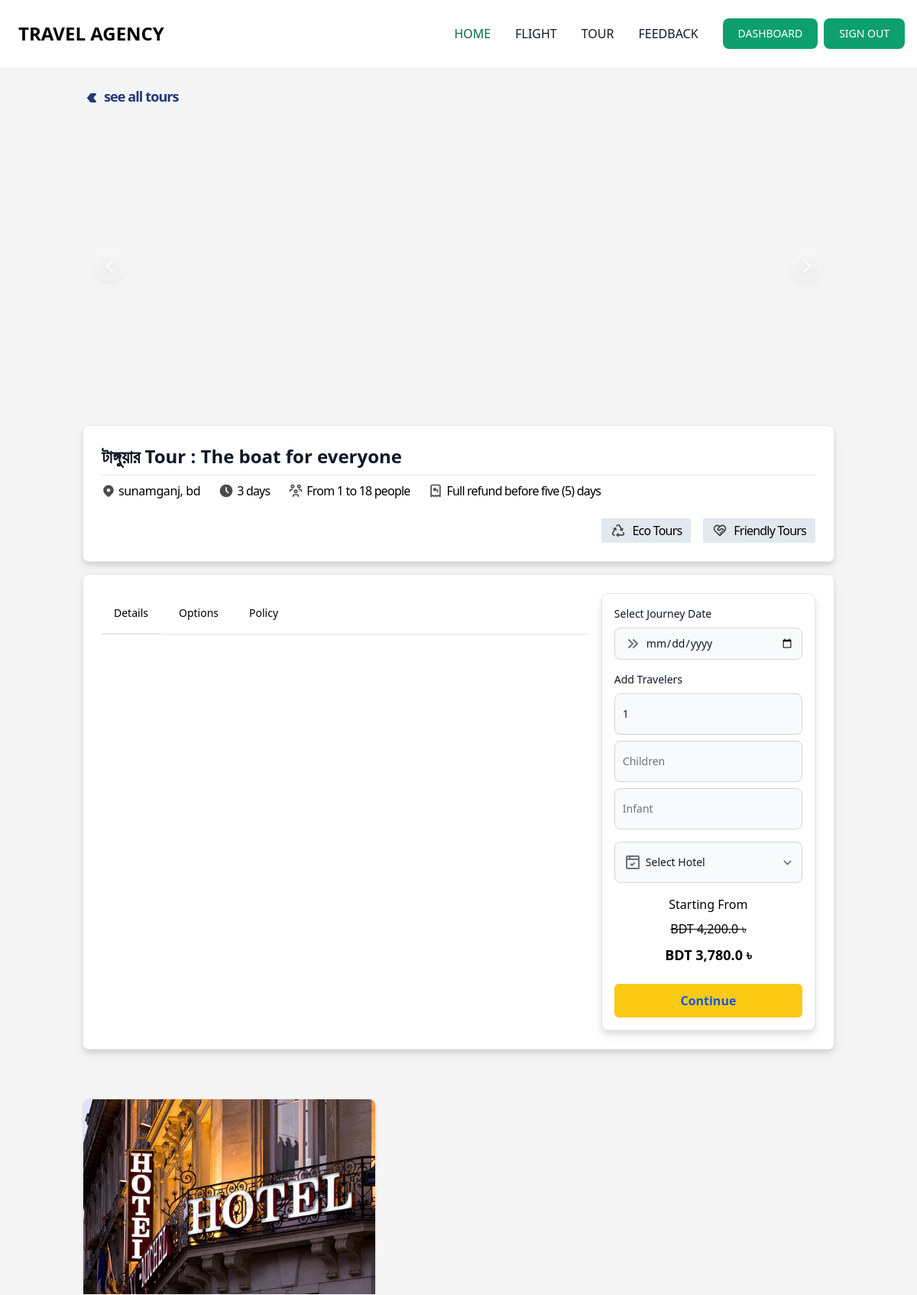
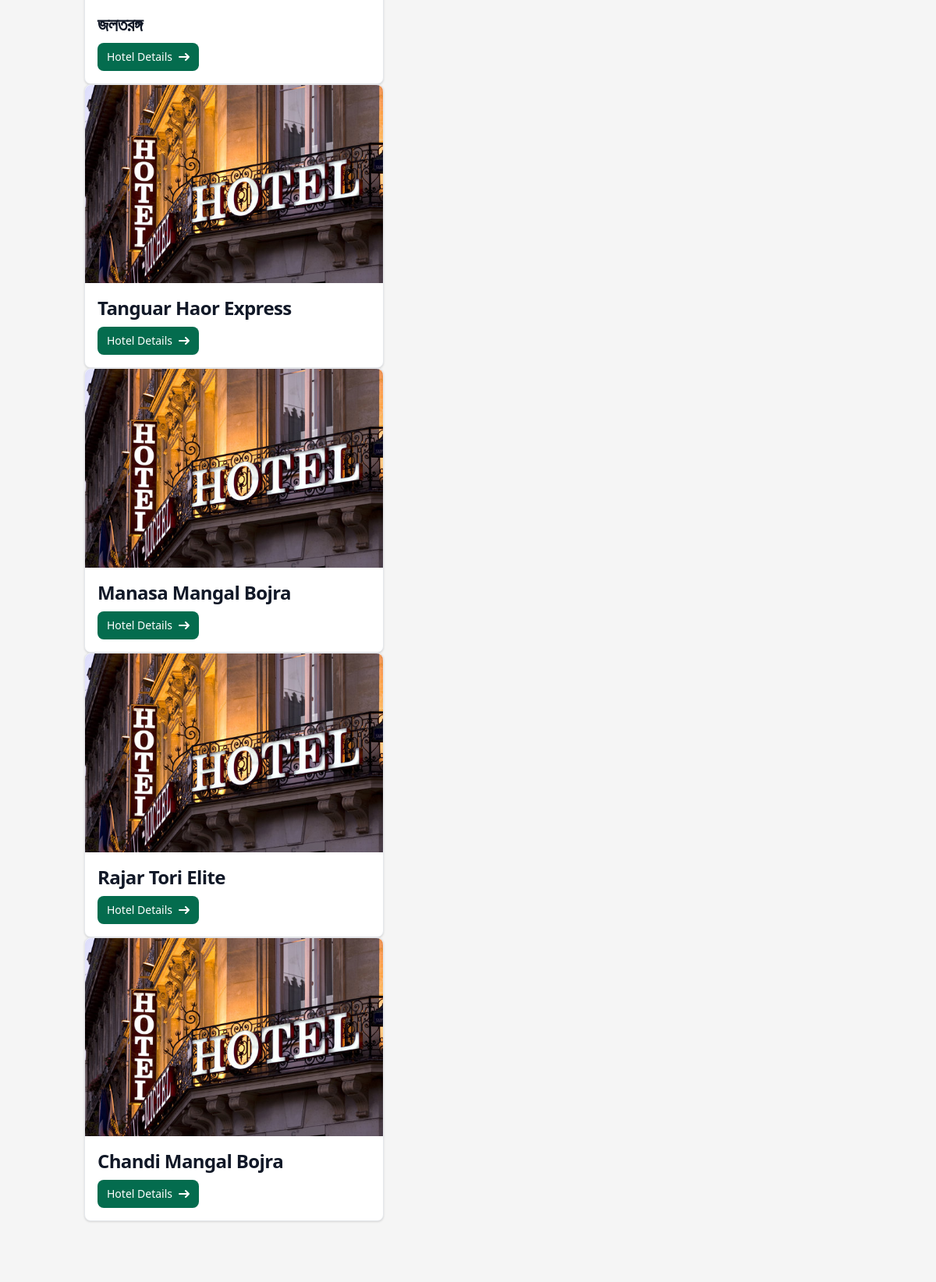
Screenshot of /tour/tour-details/2 (signed in, upper part) with the database file from the repository (2 pictures, top to bottom).
### app_tour/models.py (models this page shows, shortened)
class TourPackageModel(models.Model):
    package_title = models.CharField(max_length=525, null=True)
    package_cover_image = models.ImageField(upload_to="tour_package_cover_images", null=True, blank=True)
    tour_location = models.ForeignKey(
        TourLocationModel, on_delete=models.CASCADE, null=True, blank=True
    )
    tour_duration = models.IntegerField(null=True, blank=True)
    peoples_limit = models.PositiveIntegerField(default=1, null=True, blank=True)
    details = RichTextUploadingField(null=True)
    options = RichTextUploadingField(null=True)
    policy = RichTextUploadingField(null=True)
    journey_date = models.DateField(default=timezone.now)
    package_price = models.FloatField(null=True, blank=True)
    Children_package_price = models.FloatField(null=True, default= 50, help_text="Enter 50 percent children traveler")
    Infant_package_price = models.FloatField(null=True, default= 90, help_text="Enter 90 percent infant traveler")
    discount = models.ForeignKey("app_flight.Discount", on_delete=models.CASCADE, null=True, blank=True)
    hotel = models.ManyToManyField(HotelModel)
    created_at = models.DateTimeField(auto_now_add=True)
    def get_discount_price(self):
        if self.discount:
            return (self.package_price / 100) * self.discount.amount
        else:
            return 0
    class Meta:
        verbose_name = "Tour Package"
        verbose_name_plural = "Tour Packages"
        ordering = ["-id"]

class TourLocationModel(models.Model):
    country = CountryField()
    district = models.CharField(max_length=122, null=True)
    location_name = models.CharField(
        max_length=225, null=True, verbose_name="location name"
    )
    code = models.CharField(max_length=3, null=True)
    class Meta:
        verbose_name = "Tour Location"
        verbose_name_plural = "Tour Locations"
        ordering = ["-id"]

class HotelModel(models.Model):
    hotel_name = models.CharField(max_length=122, null=True, verbose_name="Name")
    cover_image = models.ImageField(upload_to="tour_package_images", null=True, verbose_name="Cover Image")
    link = models.URLField(null=True, blank=True, default="#", verbose_name="Hotel Link")
    class Meta:
        verbose_name = "Hotel"
        verbose_name_plural = "Hotels"
        ordering = [
            '-id'
        ]

### app_flight/models.py (models this page shows, shortened)
class Discount(models.Model):
    name = models.CharField(max_length=122, null=True)
    code = models.CharField(max_length=122, null=True)
    details = models.CharField(max_length=999, null=True, blank=True)
    amount = models.FloatField(null=True)
    start_date = models.DateTimeField(default=timezone.now)
    end_date = models.DateTimeField(default=timezone.now)
    created_at = models.DateTimeField(auto_now_add=True)
    class Meta:
        verbose_name = "Discount"
        verbose_name_plural = "Discounts"
        ordering = ["-id"]

### app_tour/views.py (the view, shortened to what this page needs)
# urls.py: path("tour-details/<int:pk>", TourDetailsView.as_view(), name="tour_details"),
@method_decorator(signin_decorators, name="dispatch")
class TourDetailsView(FormView):
    template_name = "app_tour/details.html"
    form_class = TourPackageOrderForm
    order_id = None
    def get_context_data(self, **kwargs):
        context = super().get_context_data(**kwargs)
        pk = self.kwargs.get('pk')
        context['tour_package'] = get_object_or_404(TourPackageModel, id=pk)
        context['sliders'] = TourPackageImages.objects.filter(package__id=pk)
        return context

### app_flight/templatetags/mathfilters.py (called while the page is built)
@register.filter
def get_tour_discount_price(subtotal, discount_price):
    return float(subtotal) - float(discount_price)

### templates/app_tour/details.html (shortened to what this page needs)
{% extends 'base.html' %}
{% load humanize %}
{% load static %}
{% load mathfilters %}
{% block main %}
<section class="container mx-auto p-4 md:p-0 mt-6">
    <a href="{% url 'app_tour:tour_list' %}" class="flex items-center gap-1 text-blue-900 dark:text-white">
         <p class="text-lg font-semibold tracking-tighter">see all tours</p>
    </a>
    <div id="controls-carousel" class="relative w-full drop-shadow-lg my-4" data-carousel="static">
        <div class="relative h-56 overflow-hidden rounded-lg md:h-96">
        </div>
        <button type="button" class="absolute top-0 left-0 z-30 flex items-center justify-center h-full px-4 cursor-pointer group focus:outline-none" data-carousel-prev>
            <span class="inline-flex items-center justify-center w-10 h-10 rounded-full bg-white/30 dark:bg-gray-800/30 group-hover:bg-white/50 dark:group-hover:bg-gray-800/60 group-focus:ring-4 group-focus:ring-white dark:group-focus:ring-gray-800/70 group-focus:outline-none">
                <svg aria-hidden="true" class="w-6 h-6 text-white dark:text-gray-800" fill="none" stroke="currentColor" viewBox="0 0 24 24" xmlns="http://www.w3.org/2000/svg"><path stroke-linecap="round" stroke-linejoin="round" stroke-width="2" d="M15 19l-7-7 7-7"></path></svg>
            </span>
        </button>
        <button type="button" class="absolute top-0 right-0 z-30 flex items-center justify-center h-full px-4 cursor-pointer group focus:outline-none" data-carousel-next>
            <span class="inline-flex items-center justify-center w-10 h-10 rounded-full bg-white/30 dark:bg-gray-800/30 group-hover:bg-white/50 dark:group-hover:bg-gray-800/60 group-focus:ring-4 group-focus:ring-white dark:group-focus:ring-gray-800/70 group-focus:outline-none">
                <svg aria-hidden="true" class="w-6 h-6 text-white dark:text-gray-800" fill="none" stroke="currentColor" viewBox="0 0 24 24" xmlns="http://www.w3.org/2000/svg"><path stroke-linecap="round" stroke-linejoin="round" stroke-width="2" d="M9 5l7 7-7 7"></path></svg>
            </span>
        </button>
    </div>
    <div class="p-6 bg-white border border-gray-200 rounded-lg drop-shadow-lg dark:bg-gray-800 dark:border-gray-700 dark:hover:bg-gray-700">
        <h5 class="mb-2 text-2xl font-bold  text-gray-900 dark:text-white">{{ tour_package.package_title }}</h5> <hr class="mb-2">
       <div class="flex flex-wrap items-center gap-6">
            <div class="flex flex-row items-center gap-1">
                <p class="text-md tracking-tight font-medium lowercase">{{ tour_package.tour_location.district }}, {{ tour_package.tour_location.country }}</p>
            </div>
            <div class="flex flex-row items-center gap-1">
                <p class="text-md font-normal tracking-tighter">{{ tour_package.tour_duration }} days</p>
            </div>
            <div class="flex flex-row items-center gap-1">
                <p class="text-md font-normal tracking-tighter">From 1 to {{ tour_package.peoples_limit }} people</p>
            </div>
            <div class="flex flex-row items-center gap-1">
                <p class="text-md font-normal tracking-tighter">Full refund before five (5) days</p>
            </div>
            <div class="flex items-center gap-4 mr-auto md:mr-0 md:ml-auto">
                <div class="flex flex-row items-center gap-2 py-1 px-3 bg-slate-200 w-max rounded-sm">
                    <p class="tracking-tighter text-md font-medium">Eco Tours</p>
                </div>
                <div class="flex flex-row items-center gap-2 py-1 px-3 bg-slate-200 w-max rounded-sm">
                    <p class="tracking-tighter text-md font-medium">Friendly Tours</p>
                </div>
            </div>
       </div>
    </div>
    <div class="flex flex-col md:flex-row justify-between items-start gap-4 my-4 p-6 bg-white border border-gray-200 rounded-lg drop-shadow-lg dark:bg-gray-800 dark:border-gray-700 dark:hover:bg-gray-700">
        <div class="w-full md:w-auto flex-1">
            <div class="mb-4 border-b border-gray-200 dark:border-gray-700">
                <ul class="flex flex-wrap -mb-px text-sm font-medium text-center" id="myTab" data-tabs-toggle="#TabContent" role="tablist">
                    <li class="mr-2" role="presentation">
                        <button class="inline-block p-4 border-b-2 rounded-t-lg" id="profile-tab" data-tabs-target="#profile" type="button" role="tab" aria-controls="profile" aria-selected="false">Details</button>
                    </li>
                    <li class="mr-2" role="presentation">
                        <button class="inline-block p-4 border-b-2 border-transparent rounded-t-lg hover:text-gray-600 hover:border-gray-300 dark:hover:text-gray-300" id="dashboard-tab" data-tabs-target="#dashboard" type="button" role="tab" aria-controls="dashboard" aria-selected="false">Options</button>
                    </li>
                    <li class="mr-2" role="presentation">
                        <button class="inline-block p-4 border-b-2 border-transparent rounded-t-lg hover:text-gray-600 hover:border-gray-300 dark:hover:text-gray-300" id="settings-tab" data-tabs-target="#settings" type="button" role="tab" aria-controls="settings" aria-selected="false">Policy</button>
                    </li>
                </ul>
            </div>
        </div>
        <div class="w-full md:w-[30%] mt-6 md:mt-0 p-4 bg-white border border-gray-200 rounded-lg drop-shadow-lg">
            <form method="POST">
                <label for="city" class="block mb-2 text-sm font-medium text-gray-900 dark:text-white">Select Journey Date</label>
                <div class="relative mb-2">
                    <div class="absolute inset-y-0 left-0 flex items-center pl-3 pointer-events-none">
                    </div>
                    {{ form.journey_date }}
                </div>
                <div class="my-4">
                    <label for="first_name" class="block mb-2 text-sm font-medium text-gray-900 dark:text-white">Add Travelers</label>
                    {{ form.adult_traveler }}
                    {{ form.child_traveler }}
                    {{ form.infant_traveler }}
                </div>
                <div class="relative max-w-md my-2">
                    <div class="absolute inset-y-0 left-0 flex items-center pl-3 pointer-events-none">
                    </div>
                    <select id="countries" name="hotel_name" class="py-4 pl-10 bg-gray-50 border border-gray-300 text-gray-900 text-md font-normal rounded-lg focus:ring-blue-500 focus:border-blue-500 block w-full p-2.5 dark:bg-gray-700 dark:border-gray-600 dark:placeholder-gray-400 dark:text-white dark:focus:ring-blue-500 dark:focus:border-blue-500" required>
                        <option selected>Select Hotel</option>
                    </select>
                </div>
                <h5 class="mt-4 mb-2 text-md text-center font-normal ">Starting From</h5>
                {% if tour_package.discount %}
                <h5 class="mb-2 text-md text-center font-medium line-through">BDT {{ tour_package.package_price|intcomma }} ৳</h5>
                <h5 class="mb-2 text-lg text-center font-semibold">BDT {{ tour_package.package_price|get_tour_discount_price:tour_package.get_discount_price|intcomma }} ৳</h5>
                {% else %}
                <h5 class="mb-2 text-md text-center font-medium">BDT {{ tour_package.package_price|intcomma }} ৳</h5>
                {% endif %}
                <button type="submit" class="w-full text-blue-700 bg-yellow-300 hover:bg-yellow-500 focus:outline-none focus:ring-4 focus:ring-yellow-300 font-semibold rounded-md text-md px-5 py-2.5 text-center mr-2 mt-4">Continue</button>
            </form>
        </div>
    </div>
    {% if tour_package.hotel %}
    <div class="swiper card_slider">
        <div class="swiper-wrapper py-12">
            {% for hotel in tour_package.hotel.all %}
            <div class="swiper-slide">
                <div class="max-w-sm bg-white border border-gray-200 rounded-lg shadow dark:bg-gray-800 dark:border-gray-700" data-carousel-item>
                    <img class="rounded-t-lg" src="{{ hotel.cover_image.url }}" alt="" />
                    <div class="p-4">
                        <a href="{{ hotel.link }}" target="_blank">
                            <h5 class="mb-2 text-2xl font-bold tracking-tight text-gray-900 dark:text-white">{{ hotel.hotel_name }}</h5>
                        </a>
                        <a href="{{ hotel.link }}" target="_blank" class="inline-flex items-center px-3 py-2 text-sm font-medium text-center text-white bg-green-700 rounded-lg hover:bg-green-800 focus:ring-4 focus:outline-none focus:ring-green-300 dark:bg-green-600 dark:hover:bg-green-700 dark:focus:ring-green-800">
                            Hotel Details
                            <svg class="w-3.5 h-3.5 ml-2" aria-hidden="true" xmlns="http://www.w3.org/2000/svg" fill="none" viewBox="0 0 14 10">
                                <path stroke="currentColor" stroke-linecap="round" stroke-linejoin="round" stroke-width="2" d="M1 5h12m0 0L9 1m4 4L9 9"/>
                            </svg>
                        </a>
                    </div>
                </div>
            </div>
            {% endfor %}
        </div>
    </div>
    {% endif %}
</section>
{% endblock main %}

### rows the page displays
TourPackageModel: package_title "টাঙ্গুয়ার Tour : The boat for everyone", tour_location.district "sunamganj", tour_location.country "bd", tour_duration "3", peoples_limit "18", package_price "4,200.0", package_price|get_tour_discount_price "3,780.0"
HotelModel: cover_image (picture), hotel_name "জলতরঙ্গ"
HotelModel: cover_image (picture), hotel_name "Tanguar Haor Express"
HotelModel: cover_image (picture), hotel_name "Manasa Mangal Bojra"
HotelModel: cover_image (picture), hotel_name "Rajar Tori Elite"
HotelModel: cover_image (picture), hotel_name "Chandi Mangal Bojra"
